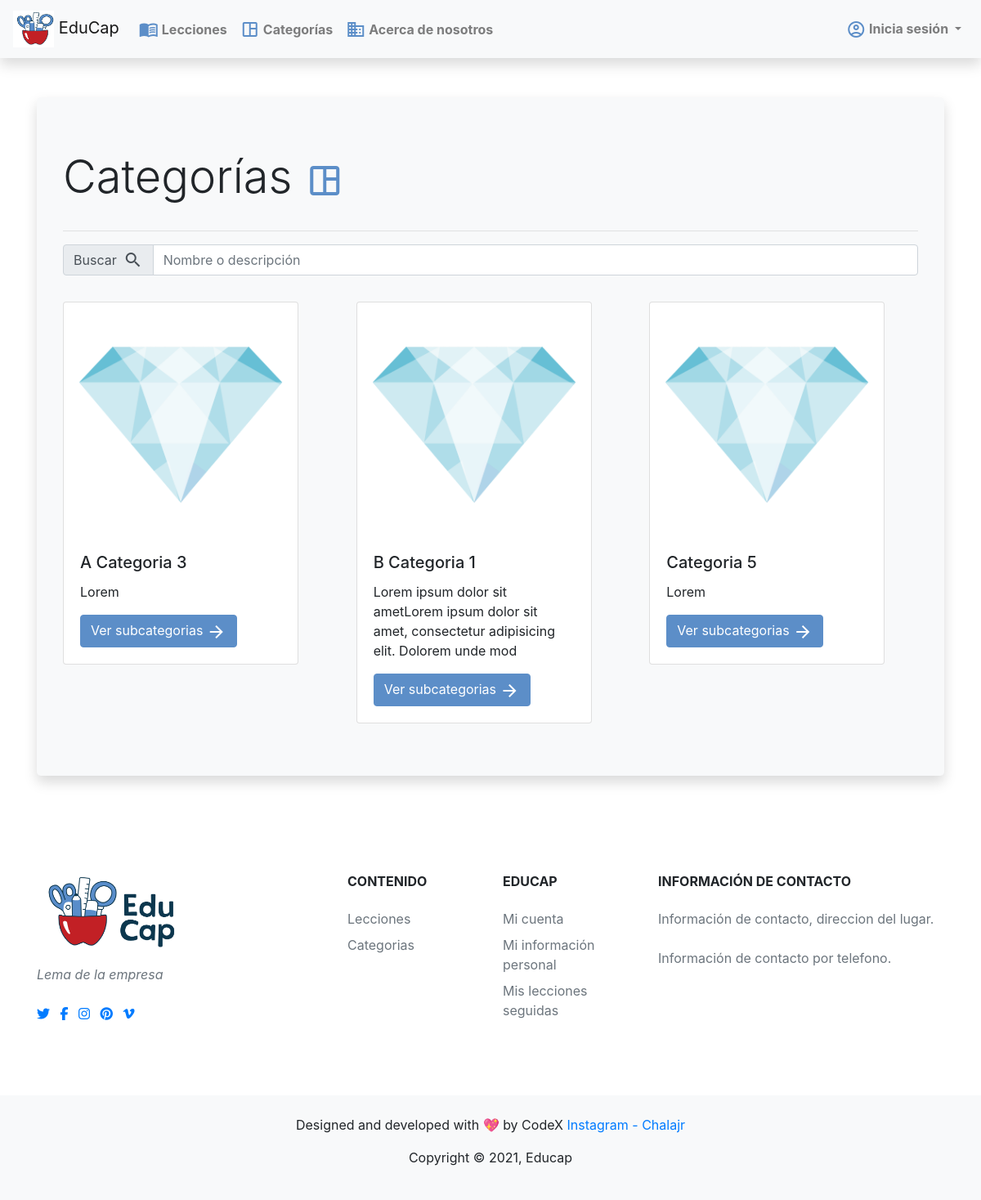
/Catalogo/Categorias, run on the app's committed database.
### LearningCatalog/models.py (models this page shows, shortened)
class Categoria(models.Model):
    nombre = models.CharField("Nombre", max_length=30)
    descripcion = models.TextField("Descripción", max_length=100)
    imagen = models.ImageField("Imagen", upload_to='uploads/categories/img')
    fechaCreada = models.DateTimeField("Fecha de creación", auto_now_add=True)
    categoriaPadre = models.ForeignKey(
        'self', blank=True, null=True, on_delete=CASCADE, verbose_name="Categoria perteneciente")

### LearningCatalog/views.py (the view)
# urls.py: path('Categorias', views.primaryCategory, name='primaryCategory'),
def primaryCategory(request):
    return render(request, "LearningCatalog/primaryCategory.html", {
        "categories": Categoria.objects.all().order_by('nombre'),
    })

### LearningCatalog/templates/LearningCatalog/primaryCategory.html (shortened to what this page needs)
{% extends 'LearningCatalog/layout.html' %}
{% load static %}
{% load crispy_forms_tags %}
{% block body %}
<head>
</head>
<div class="container">
    <div class="jumbotron mt-5 bg-light mr-0 ml-0 shadow mb-5">
        <div class="row">
            <div class="col-12">
                <h1 class="display-4 mb-3">
                    Categorías
                    <span class="material-icons-outlined align-middle blueIcons" style="font-size: 48px;">
                    </span>
                </h1>
            </div>
        </div>
        <hr>
        <div class="row">
            <div class="col-12">
                <form action="{% url 'LearningCatalog:searchCategory' %}" method="POST">
                    <div class="input-group mb-3">
                        <div class="input-group-prepend">
                            <span class="input-group-text" id="inputGroup-sizing-default">
                                Buscar
                                <span class="material-icons-outlined float-right ml-2">
                                </span>
                            </span>
                        </div>
                        <input type="text" class="form-control" aria-label="Sizing example input"
                            aria-describedby="inputGroup-sizing-default" id="searchBar" name="searchBar"
                            placeholder="Nombre o descripción">
                    </div>
                </form>
            </div>
        </div>
        <div class="row">
            {% for category in categories %}
            {% if not category.categoriaPadre %}
            <div class="col-12 col-md-6 col-lg-4 mt-3">
                <div class="card mx-auto mx-md-0" style="width: 18rem;">
                    <img src="{{category.imagen.url}}" class="card-img-top" alt="...">
                    <div class="card-body">
                        <h5 class="card-title">{{category.nombre}}</h5>
                        <p class="card-text">{{category.descripcion}}</p>
                        <a href="{% url 'LearningCatalog:subCategories' category.pk %}" class="btn btn-primary">
                            Ver subcategorias
                            <span class="material-icons-outlined align-middle">
                            </span>
                        </a>
                    </div>
                </div>
            </div>
            {% endif %}
            {% empty %}
            <div class="col">
                <p>No hay categorias</p>
            </div>
            {% endfor %}
        </div>
    </div>
</div>
{% endblock %}

### LearningCatalog/static/LearningCatalog/css/master.css (style rules this page uses)
.blueIcons { color:#5c8ec8; }
.btn-primary { color:white ; background-color: #5c8ec8; border-color: #5c8ec8; }

### data on the page
Categoria: imagen (picture), nombre "A Categoria 3", descripcion "Lorem"
Categoria: imagen (picture), nombre "B Categoria 1", descripcion "Lorem ipsum dolor sit ametLorem ipsum dolor sit amet, consectetur adipisicing elit. Dolorem unde mod"
Categoria: imagen (picture), nombre "Categoria 5", descripcion "Lorem"
